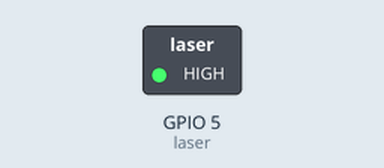
A program run on a simulated ESP8266 board running MicroPython. On the bench: switched loads named in the program (green lamp = pin HIGH). Dashed ring = blinking.

Above: at 0.5 s.
Timing chart, 0 to 4.6 s (numbered marks = the images above):
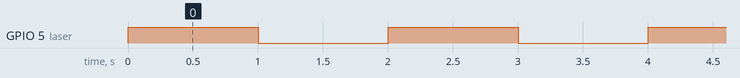

Measured:
- by itself, GPIO 5 (laser): alternates HIGH for 1.0 s and LOW for 1.0 s

The program:

laser-1.py
```python
from machine import Pin
from time import sleep

laser_pin = 5
sleep_second = 1

laser = Pin(laser_pin, Pin.OUT)

while True:
	laser.on()
	sleep(sleep_second)
	laser.off()
	sleep(sleep_second)
```
